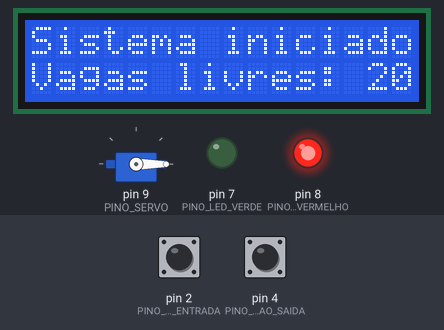
Bench run of a sketch on a simulated Arduino Uno, built with avr-gcc and run on an emulated ATmega328P. Shown: 16×2 character LCD, servo, output pins drawn as LEDs (lit = HIGH). The test bench sets the inputs (shaded band); at power-on: pin 2 (PINO_BOTAO_ENTRADA) HIGH, pin 4 (PINO_BOTAO_SAIDA) HIGH. What the sketch prints to the serial monitor is not drawn.

Above: at 1.4 s.
1.5 s: pin 2 (PINO_BOTAO_ENTRADA) pulled LOW for 0.15 s
At 2.7 s:
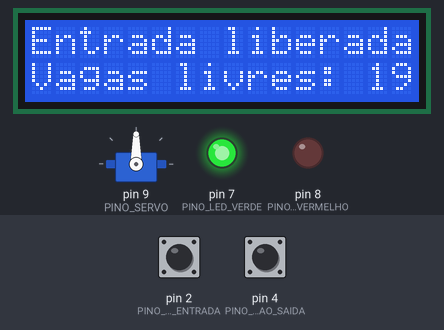
3.1 s: pin 4 (PINO_BOTAO_SAIDA) pulled LOW for 0.15 s
At 3.9 s:
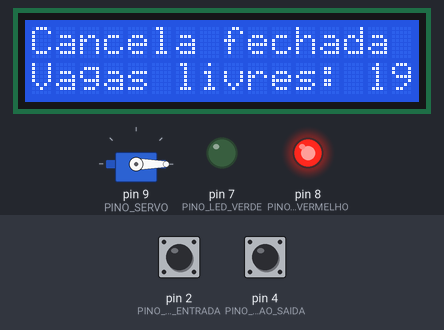
4.7 s: pin 2 (PINO_BOTAO_ENTRADA) pulled LOW for 1 s
At 5.2 s:
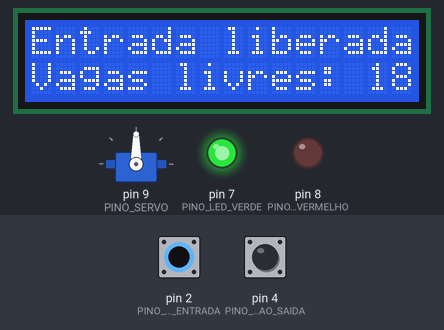
7.2 s: pin 4 (PINO_BOTAO_SAIDA) pulled LOW for 1 s
At 8.3 s:
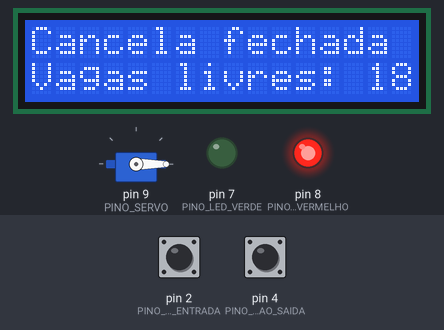
Timing chart, 0 to 10.2 s (numbered marks = the images above; inputs shaded):
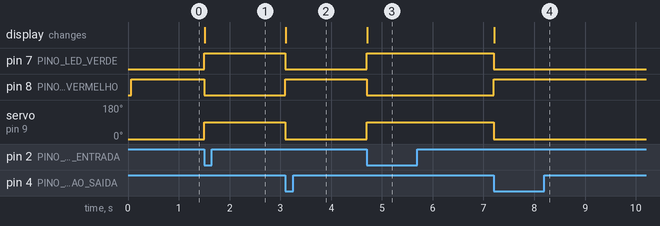

Measured:
- after the input at 1.5 s, pin 7 (PINO_LED_VERDE): LOW → HIGH at once; pin 8 (PINO_LED_VERMELHO): HIGH → LOW at once; servo on pin 9 (PINO_SERVO): 0° → 90° at once; the display: changes at once (image 1)
- after the input at 3.1 s, pin 7 (PINO_LED_VERDE): HIGH → LOW at once; pin 8 (PINO_LED_VERMELHO): LOW → HIGH at once; servo on pin 9 (PINO_SERVO): 90° → 0° at once; the display: changes at once (image 2)
- after the input at 4.7 s, pin 7 (PINO_LED_VERDE): LOW → HIGH at once; pin 8 (PINO_LED_VERMELHO): HIGH → LOW at once; servo on pin 9 (PINO_SERVO): 0° → 90° at once; the display: changes at once (image 3)
- after the input at 7.2 s, pin 7 (PINO_LED_VERDE): HIGH → LOW at once; pin 8 (PINO_LED_VERMELHO): LOW → HIGH at once; servo on pin 9 (PINO_SERVO): 90° → 0° at once; the display: changes at once (image 4)

The sketch:

estacionamento_lcd.ino
```cpp
#include <LiquidCrystal.h>
#include <Servo.h>

#define TOTAL_VAGAS 20

#define PINO_BOTAO_ENTRADA  2   // Botao abrir
#define PINO_BOTAO_SAIDA    4   // Botao fechar
#define PINO_LED_VERDE      7   // Led verde
#define PINO_LED_VERMELHO   8   // Led vermelho
#define PINO_SERVO          9   // Servo motor

//RS=13, E=12, D4=11, D5=10, D6=6, D7=5
LiquidCrystal lcd(13, 12, 11, 10, 6, 5);

Servo catraca;

int vagasOcupadas = 0;
bool cancelaAberta = false;

bool estadoAnteriorEntrada = HIGH;
bool estadoAnteriorSaida = HIGH;

void setup() {
  Serial.begin(9600);
  lcd.begin(16, 2);
  catraca.attach(PINO_SERVO);

  pinMode(PINO_BOTAO_ENTRADA, INPUT_PULLUP);
  pinMode(PINO_BOTAO_SAIDA, INPUT_PULLUP);

  pinMode(PINO_LED_VERDE, OUTPUT);
  pinMode(PINO_LED_VERMELHO, OUTPUT);

  fecharCancela();

  Serial.println("Sistema iniciado - Capacidade: 20 vagas - Vagas disponiveis: 20");

  atualizarLCD("Sistema iniciado", "Vagas livres: 20");

  delay(200);
  estadoAnteriorEntrada = digitalRead(PINO_BOTAO_ENTRADA);
  estadoAnteriorSaida = digitalRead(PINO_BOTAO_SAIDA);
}

void loop() {
  // Estado atual dos botoes
  bool estadoAtualEntrada = digitalRead(PINO_BOTAO_ENTRADA);
  bool estadoAtualSaida = digitalRead(PINO_BOTAO_SAIDA);

  // Lógica do botao de entrada
  if (estadoAtualEntrada == LOW && estadoAnteriorEntrada == HIGH) {
    if (cancelaAberta == false) {

      if (vagasOcupadas < TOTAL_VAGAS) {
        vagasOcupadas++;
        abrirCancela();

        int vagasDisponiveis = TOTAL_VAGAS - vagasOcupadas;

        Serial.print("Entrada registrada. Vagas ocupadas: ");
        Serial.print(vagasOcupadas);
        Serial.print(" - Vagas disponiveis: ");
        Serial.println(vagasDisponiveis);

        String textoVagas = "Vagas livres: " + String(vagasDisponiveis);
        atualizarLCD("Entrada liberada", textoVagas);

      } else {
        Serial.println("Estacionamento lotado - entrada bloqueada. Vagas: 0/20");
        atualizarLCD("Sistema lotado!", "Vagas: 0/20");

        piscarLedVermelho();
        atualizarLCD("Aguarde...", "Vagas: 0/20");
      }
    }
    delay(50);
  }

  // Lógica do botao de saida
  if (estadoAtualSaida == LOW && estadoAnteriorSaida == HIGH) {
    if (cancelaAberta == true) {
      fecharCancela();

      int vagasDisponiveis = TOTAL_VAGAS - vagasOcupadas;

      Serial.println("Cancela fechada");

      String textoVagas = "Vagas livres: " + String(vagasDisponiveis);
      atualizarLCD("Cancela fechada", textoVagas);
    }
    delay(50);
  }

  // Atualiza os estados anteriores para a proxima leitura
  estadoAnteriorEntrada = estadoAtualEntrada;
  estadoAnteriorSaida = estadoAtualSaida;
}


void abrirCancela() {
  cancelaAberta = true;
  digitalWrite(PINO_LED_VERDE, HIGH);
  digitalWrite(PINO_LED_VERMELHO, LOW);
  catraca.write(90);
}

void fecharCancela() {
  cancelaAberta = false;
  digitalWrite(PINO_LED_VERDE, LOW);
  digitalWrite(PINO_LED_VERMELHO, HIGH);
  catraca.write(0);
}

void piscarLedVermelho() {
  for (int i = 0; i < 3; i++) {
    digitalWrite(PINO_LED_VERMELHO, LOW);
    delay(150);
    digitalWrite(PINO_LED_VERMELHO, HIGH);
    delay(150);
  }
}

void atualizarLCD(String linha1, String linha2) {
  lcd.clear();
  lcd.setCursor(0, 0);
  lcd.print(linha1);
  lcd.setCursor(0, 1);
  lcd.print(linha2);
}
```
